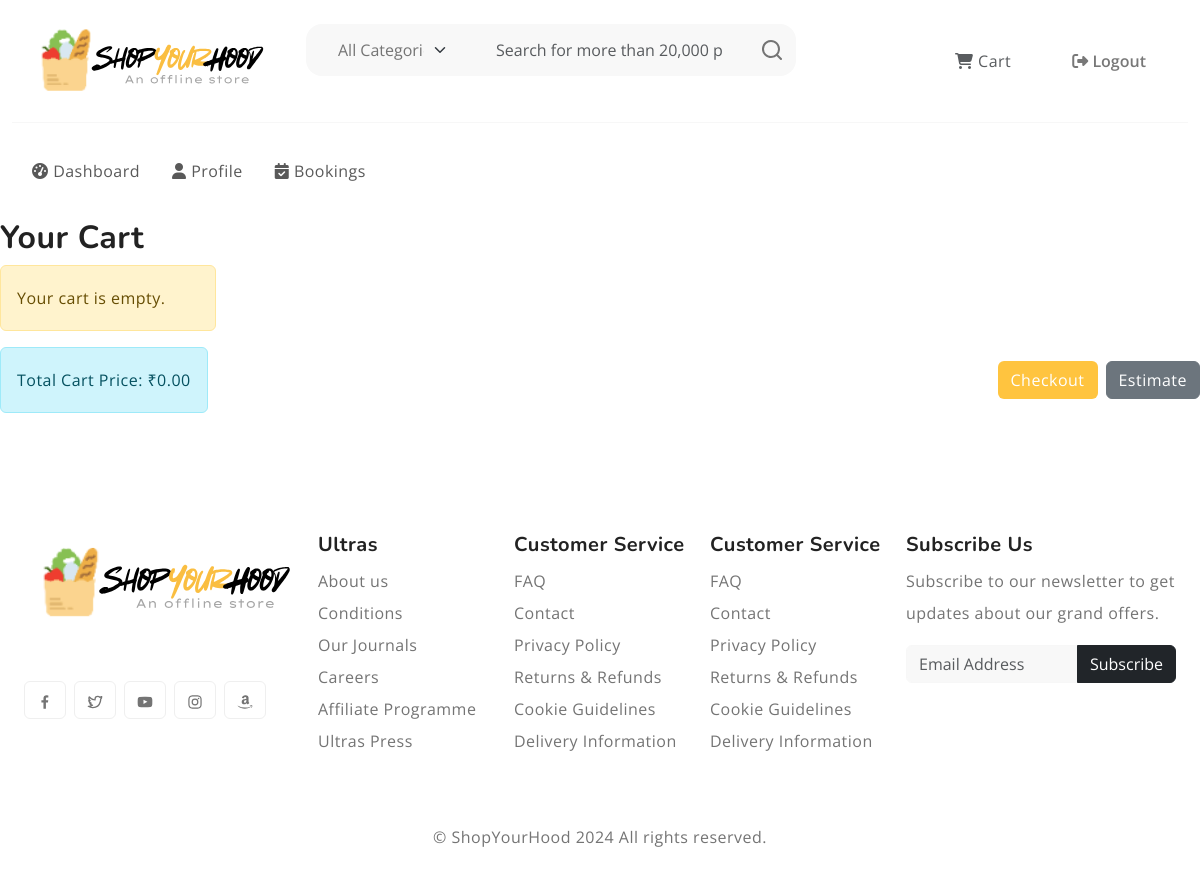
The page /order/view_cart/ (signed in) on the database as committed earlier.
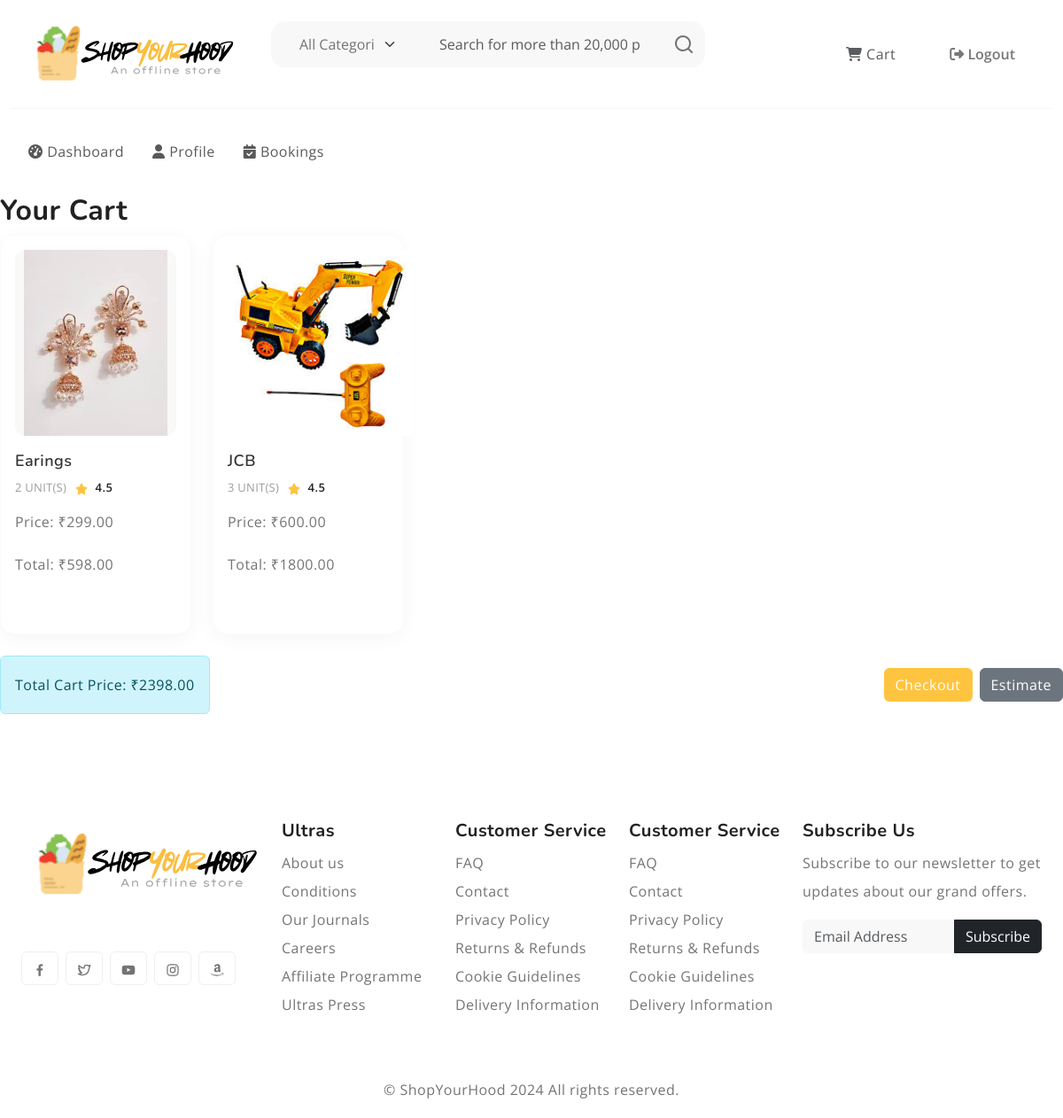
The same page on the database as committed later.
### order/models.py (models this page shows)
class CartItem(models.Model):
    customer = models.ForeignKey(settings.AUTH_USER_MODEL, on_delete=models.CASCADE)
    product = models.ForeignKey(Product, on_delete=models.CASCADE)
    shop = models.ForeignKey(ShopProfile, on_delete=models.CASCADE)
    quantity = models.PositiveIntegerField(default=1)

### products/models.py (models this page shows, shortened)
class Product(models.Model):
    CATEGORY_CHOICES = [
        ('electronics', 'Electronics'),
        ('fashion', 'Fashion'),
        ('home', 'Home & Kitchen'),
        ('books', 'Books'),
        ('toys', 'Toys & Games'),
    ]
    name = models.CharField(max_length=255)
    category = models.CharField(max_length=255, choices=CATEGORY_CHOICES)
    description = models.TextField()
    image = models.ImageField(upload_to='product_images/')
    is_verified = models.BooleanField(default=False)
    added_by = models.ForeignKey(ShopProfile, on_delete=models.SET_NULL, null=True, blank=True)

### order/views.py (the view)
# urls.py: path('view_cart/', views.view_cart, name='view_cart'),
@login_required
def view_cart(request):
    cart_items = CartItem.objects.filter(customer=request.user)  # Get cart items for the logged-in user
    total_price = 0
    for item in cart_items:
        try:
            shop_product = ShopProduct.objects.get(product=item.product, shop=item.shop)
            item.price = shop_product.price  # Store the price of the product
            item.total_item_price = shop_product.price * item.quantity  # Calculate total price for this item
            total_price += item.total_item_price  # Add to the overall total price
        except ShopProduct.DoesNotExist:
            item.price = 0  # Default price if not found
            item.total_item_price = 0  # Default total item price if not found
    return render(request, 'order/view_cart.html', {
        'cart_items': cart_items,
        'total_price': total_price,
    })

### order/templates/order/view_cart.html
{% extends 'layout.html' %}
{% block content %}
<h2>Your Cart</h2>
<div class="row">
    <div class="product-grid row row-cols-1 row-cols-sm-2 row-cols-md-3 row-cols-lg-4 row-cols-xl-5">
    {% for item in cart_items %}
    <div class="col-md-6 col-lg-4 mb-4">
        <div class="product-item h-100">
            <figure>
                <a href="{% url 'choose_shop' item.product.id 'book' %}" title="{{ item.product.name }}">
                    <img src="{{ item.product.image.url }}" class="tab-image" alt="{{ item.product.name }}">
                </a>
            </figure>
            <h3>{{ item.product.name }}</h3>
            <span class="qty">{{ item.quantity }} Unit(s)</span>
            <span class="rating">
                <svg width="24" height="24" class="text-primary">
                    <use xlink:href="#star-solid"></use>
                </svg> 4.5
            </span>
            <p class="mt-2">Price: ₹{{ item.price }}</p>
            <p class="font-weight-bold">Total: ₹{{ item.total_item_price|floatformat:2 }}</p>
        </div>
    </div>
    {% empty %}
    <div class="col-12">
        <div class="alert alert-warning" role="alert">
            Your cart is empty.
        </div>
    </div>
    {% endfor %}
</div>
<div class="d-flex justify-content-between align-items-center mb-4">
    <div class="alert alert-info font-weight-bold mb-0" role="alert">
        Total Cart Price: ₹{{ total_price|floatformat:2 }}
    </div>
    <div class="d-flex gap-2">
        <a href="{% url 'checkout' %}" class="btn btn-primary">Checkout</a>
        <a href="{% url 'estimate' %}" class="btn btn-secondary">Estimate</a>
    </div>
</div>
{% endblock %}

### templates/layout.html (shortened to what this page needs)
{% load static %}
{% load widget_tweaks %}
<!DOCTYPE html>
<html lang="en">
  <head>
    <link rel="stylesheet" href="https://cdn.jsdelivr.net/npm/swiper@9/swiper-bundle.min.css">
    <link href="https://cdn.jsdelivr.net/npm/bootstrap@5.3.0-alpha3/dist/css/bootstrap.min.css" rel="stylesheet">
    <link rel="stylesheet" type="text/css" href="{% static 'css/vendor.css' %}">
    <link rel="stylesheet" type="text/css" href="{% static 'style.css' %}">
  </head>
  <body>
            <header>
                <div class="container-fluid">
                  <div class="row py-3 border-bottom">
                    <div class="col-sm-4 col-lg-3 text-center text-sm-start">
                      <div class="main-logo">
                        <a href="{% url "index" %}">
                          <img src="{% static 'images/logo.svg' %}" alt="logo" class="img-fluid">
                        </a>
                      </div>
                    </div>
                    <div class="col-sm-6 offset-sm-2 offset-md-0 col-lg-5 d-none d-lg-block">
                      <div class="search-bar row bg-light p-2 my-2 rounded-4">
                        <div class="col-md-4 d-none d-md-block">
                          <select class="form-select border-0 bg-transparent">
                            <option>All Categories</option>
                          </select>
                        </div>
                        <div class="col-11 col-md-7">
                          <form id="search-form" class="text-center" action="index.html" method="post">
                            <input type="text" class="form-control border-0 bg-transparent" placeholder="Search for more than 20,000 products" />
                          </form>
                        </div>
                        <div class="col-1">
                          <svg xmlns="http://www.w3.org/2000/svg" width="24" height="24" viewBox="0 0 24 24"><path fill="currentColor" d="M21.71 20.29L18 16.61A9 9 0 1 0 16.61 18l3.68 3.68a1 1 0 0 0 1.42 0a1 1 0 0 0 0-1.39ZM11 18a7 7 0 1 1 7-7a7 7 0 0 1-7 7Z"/></svg>
                        </div>
                      </div>
                    </div>
                    <div class="col-sm-8 col-lg-4 d-flex justify-content-end gap-5 align-items-center  mt-sm-0 justify-content-center justify-content-sm-end">
                      {% for item in navigation %}
                      <div class="cart text-end d-none d-lg-block dropdown">
                        {% if item.name == 'Logout' %}
                        <form action="{% url item.url %}" method="post" class="d-inline">
                            <button type="submit" class="nav-link btn btn-link">
                                <i class="{{ item.icon }}"></i> {{ item.name }}
                            </button>
                        </form>
                        {% else %}
                        <a href="{% url item.url %}" class=" btn fs-6 text-muted">
                            <i class="{{ item.icon }}"></i> {{ item.name }}</a>
                        {% endif %}
                      </div>
                      {% endfor %}
                    </div>
                  </div>
                </div>
                <div class="container-fluid">
                  <div class="row py-3">
                    <div class="d-flex justify-content-center justify-content-sm-between align-items-center w-100">
                      <nav class="main-menu d-flex navbar navbar-expand-lg">
                        <div class="offcanvas offcanvas-end" tabindex="-1" id="offcanvasNavbar" aria-labelledby="offcanvasNavbarLabel">
                          <div class="offcanvas-body justify-content-center">
                            {% block sidebar %}
                            <ul class="navbar-nav gap-md-3 mb-0">
                                {% for item in sidebar %}
                                    {% if item.name == 'Dashboard' %}
                                        <li class="nav-item active">
                                            <a href="{% url item.url %}" class="nav-link"><i class="{{ item.icon }}"></i> {{ item.name }}</a>
                                        </li>
                                    {% else %}
                                    <li class="nav-item">
                                        <a href="{% url item.url %}" class="nav-link"><i class="{{ item.icon }}"></i> {{ item.name }}</a>
                                      </li>
                                    {% endif %}
                                {% endfor %}
                            </ul>
                            {% endblock %}
                          </div>
                        </div>
                      </nav>
                    </div>
                  </div>
                </div>
              </header>
            <main mb-4>
                {% block content %}{% endblock %}
            </main>
    <footer class="py-5 mt-4">
        <div class="container-fluid mt-4">
          <div class="row mt-4">
            <div class="col-lg-3 col-md-6 col-sm-6">
              <div class="footer-menu">
                <img src=" {% static "images/logo.svg" %} " alt="logo">
                <div class="social-links mt-5">
                  <ul class="d-flex list-unstyled gap-2">
                    <li>
                      <a href="#" class="btn btn-outline-light">
                        <svg xmlns="http://www.w3.org/2000/svg" width="16" height="16" viewBox="0 0 24 24"><path fill="currentColor" d="M15.12 5.32H17V2.14A26.11 26.11 0 0 0 14.26 2c-2.72 0-4.58 1.66-4.58 4.7v2.62H6.61v3.56h3.07V22h3.68v-9.12h3.06l.46-3.56h-3.52V7.05c0-1.05.28-1.73 1.76-1.73Z"/></svg>
                      </a>
                    </li>
                    <li>
                      <a href="#" class="btn btn-outline-light">
                      </a>
                    </li>
                    <li>
                      <a href="#" class="btn btn-outline-light">
                      </a>
                    </li>
                    <li>
                      <a href="#" class="btn btn-outline-light">
                      </a>
                    </li>
                    <li>
                      <a href="#" class="btn btn-outline-light">
                      </a>
                    </li>
                  </ul>
                </div>
              </div>
            </div>
            <div class="col-md-2 col-sm-6">
              <div class="footer-menu">
                <h5 class="widget-title">Ultras</h5>
                <ul class="menu-list list-unstyled">
                  <li class="menu-item">
                    <a href="#" class="nav-link">About us</a>
                  </li>
                  <li class="menu-item">
                    <a href="#" class="nav-link">Conditions </a>
                  </li>
                  <li class="menu-item">
                    <a href="#" class="nav-link">Our Journals</a>
                  </li>
                  <li class="menu-item">
                    <a href="#" class="nav-link">Careers</a>
                  </li>
                  <li class="menu-item">
                    <a href="#" class="nav-link">Affiliate Programme</a>
                  </li>
                  <li class="menu-item">
                    <a href="#" class="nav-link">Ultras Press</a>
                  </li>
                </ul>
              </div>
            </div>
            <div class="col-md-2 col-sm-6">
              <div class="footer-menu">
                <h5 class="widget-title">Customer Service</h5>
                <ul class="menu-list list-unstyled">
                  <li class="menu-item">
                    <a href="#" class="nav-link">FAQ</a>
                  </li>
                  <li class="menu-item">
                    <a href="#" class="nav-link">Contact</a>
                  </li>
                  <li class="menu-item">
                    <a href="#" class="nav-link">Privacy Policy</a>
                  </li>
                  <li class="menu-item">
                    <a href="#" class="nav-link">Returns & Refunds</a>
                  </li>
                  <li class="menu-item">
                    <a href="#" class="nav-link">Cookie Guidelines</a>
                  </li>
                  <li class="menu-item">
                    <a href="#" class="nav-link">Delivery Information</a>
                  </li>
                </ul>
              </div>
            </div>
            <div class="col-md-2 col-sm-6">
              <div class="footer-menu">
                <h5 class="widget-title">Customer Service</h5>
                <ul class="menu-list list-unstyled">
                  <li class="menu-item">
                    <a href="#" class="nav-link">FAQ</a>
                  </li>
                  <li class="menu-item">
                    <a href="#" class="nav-link">Contact</a>
                  </li>
                  <li class="menu-item">
                    <a href="#" class="nav-link">Privacy Policy</a>
                  </li>
                  <li class="menu-item">
                    <a href="#" class="nav-link">Returns & Refunds</a>
                  </li>
                  <li class="menu-item">
                    <a href="#" class="nav-link">Cookie Guidelines</a>
                  </li>
                  <li class="menu-item">
                    <a href="#" class="nav-link">Delivery Information</a>
                  </li>
                </ul>
              </div>
            </div>
            <div class="col-lg-3 col-md-6 col-sm-6">
              <div class="footer-menu">
                <h5 class="widget-title">Subscribe Us</h5>
                <p>Subscribe to our newsletter to get updates about our grand offers.</p>
                <form class="d-flex mt-3 gap-0" role="newsletter">
                  <input class="form-control rounded-start rounded-0 bg-light" type="email" placeholder="Email Address" aria-label="Email Address">
                  <button class="btn btn-dark rounded-end rounded-0" type="submit">Subscribe</button>
                </form>
              </div>
            </div>
          </div>
        </div>
      </footer>
      <div id="footer-bottom">
        <div class="container-fluid">
          <div class="row">
            <div class="col-md-12 copyright text-center">
              <p>© ShopYourHood 2024 All rights reserved.</p>
            </div>
          </div>
        </div>
      </div>
</body>
</html>

Rows that differ between the two databases and show on the page:
added CartItem: product.image (picture), product.name "Earings", quantity "2", price "299.00", total_item_price "598.00"
added CartItem: product.image (picture), product.name "JCB", quantity "3", price "600.00", total_item_price "1800.00"
Other text that changed with them:
{{ total_price|floatformat:2 }}: "0.00" → "2398.00"
text no longer shown: "Your cart is empty."
